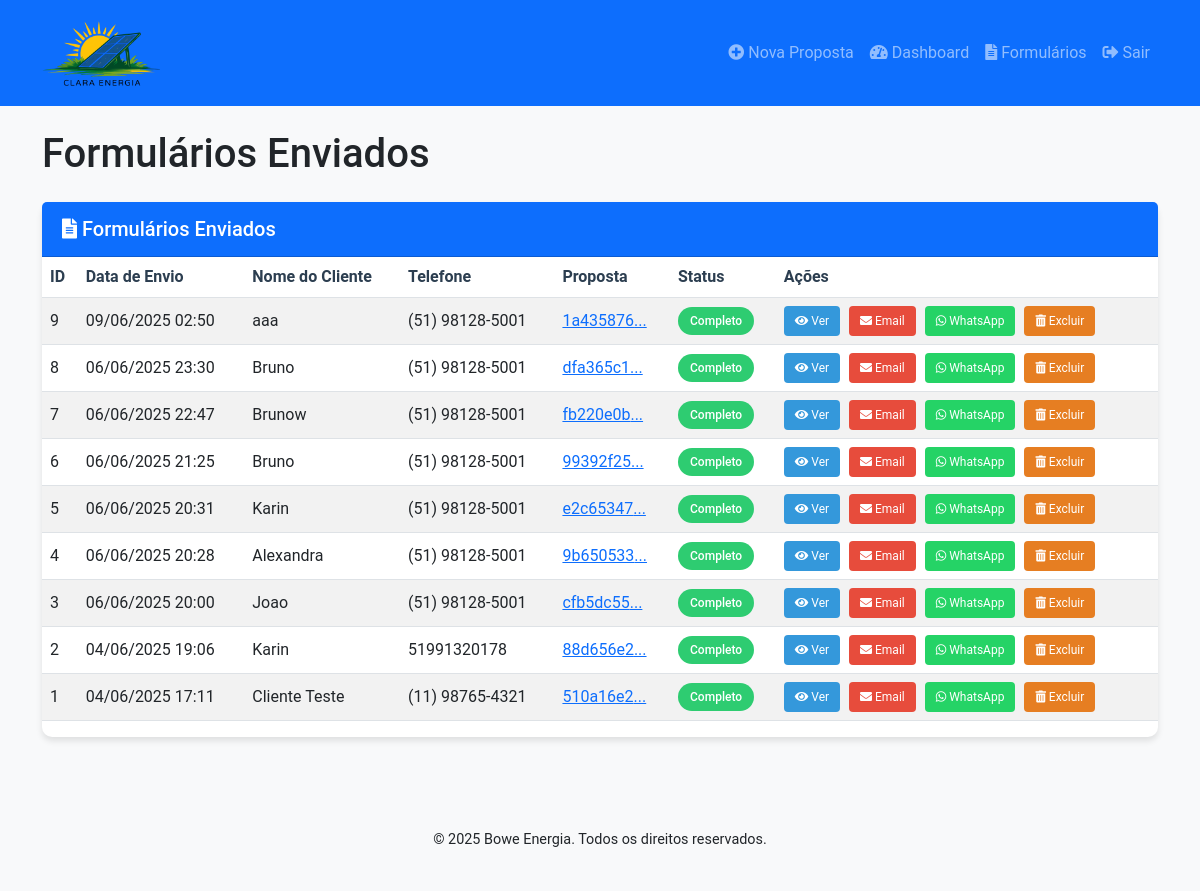
/admin/formularios (signed in), run on an earlier commit of the app's database.
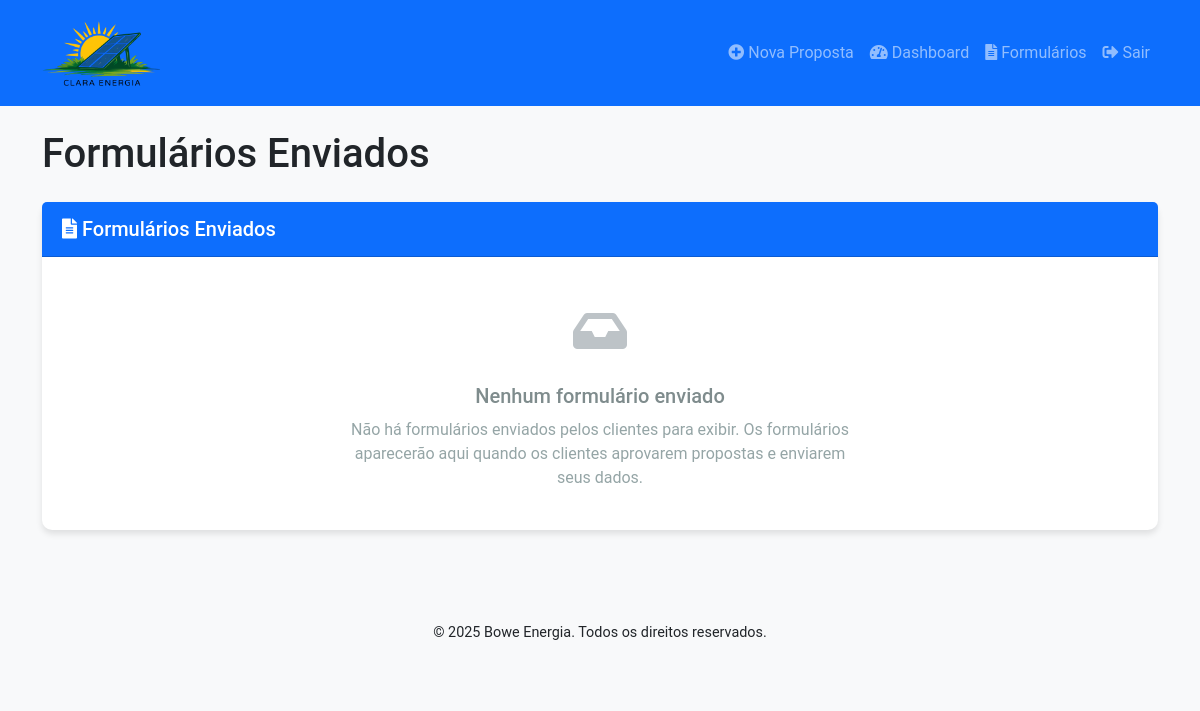
And on a later commit of the database.
### src/models/formulario.py (models this page shows, shortened)
class FormularioCliente(db.Model):
    __tablename__ = 'formularios_cliente'
    id = db.Column(db.Integer, primary_key=True)
    proposta_id = db.Column(db.Integer, db.ForeignKey('propostas.id'), nullable=False)
    data_submissao = db.Column(db.DateTime, default=datetime.utcnow)
    nome_completo = db.Column(db.String(150), nullable=False)
    telefone = db.Column(db.String(20), nullable=False)
    email = db.Column(db.String(150), nullable=True)
    estado_civil = db.Column(db.String(50), nullable=True)
    cpf = db.Column(db.String(20), nullable=True)
    rg = db.Column(db.String(20), nullable=True)
    naturalidade = db.Column(db.String(100), nullable=True)
    documento_filename = db.Column(db.String(255), nullable=False)
    conta_luz_filename = db.Column(db.String(255), nullable=False)
    proposta = db.relationship('Proposta', backref=db.backref('formulario', uselist=False))

### src/routes/formulario.py (the view)
@formulario_bp.route('/admin/formularios')
def admin_formularios():
    if 'logged_in' not in session:
        flash('Acesso restrito. Por favor, faça login.', 'error')
        return redirect(url_for('dashboard.login'))
    formularios = FormularioCliente.query.order_by(FormularioCliente.data_submissao.desc()).all()
    return render_template('admin_formularios.html', formularios=formularios)

### src/templates/admin_formularios.html (shortened to what this page needs)
{% extends "base.html" %}
{% block styles %}
<link href="https://cdnjs.cloudflare.com/ajax/libs/font-awesome/5.15.4/css/all.min.css" rel="stylesheet">
{% endblock %}
{% block content %}
<div class="container mt-4">
    <div class="row">
        <div class="col-md-12">
            <h1 class="mb-4">Formulários Enviados</h1>
            <div class="card">
                <div class="card-header bg-primary text-white">
                    <h5 class="mb-0"><i class="fas fa-file-alt"></i> Formulários Enviados</h5>
                </div>
                <div class="table-responsive">
                    {% if formularios %}
                    <table class="table table-striped table-hover">
                        <thead>
                            <tr>
                                <th>ID</th>
                                <th>Data de Envio</th>
                                <th>Nome do Cliente</th>
                                <th>Telefone</th>
                                <th>Proposta</th>
                                <th>Status</th>
                                <th>Ações</th>
                            </tr>
                        </thead>
                        <tbody>
                            {% for formulario in formularios %}
                            <tr>
                                <td>{{ formulario.id }}</td>
                                <td>{{ formulario.data_submissao.strftime('%d/%m/%Y %H:%M') }}</td>
                                <td>{{ formulario.nome_completo }}</td>
                                <td>{{ formulario.telefone }}</td>
                                <td>
                                    <a href="{{ url_for('proposta.visualizar', id_publico=formulario.proposta.id_publico) }}" target="_blank">
                                        {{ formulario.proposta.id_publico[:8] }}...
                                    </a>
                                </td>
                                <td><span class="badge badge-success">Completo</span></td>
                                <td>
                                    <a href="{{ url_for('formulario.admin_formulario_detalhe', id=formulario.id) }}" class="btn btn-sm btn-view">
                                        <i class="fas fa-eye"></i> Ver
                                    </a>
                                    <a href="mailto:{{ formulario.proposta.email_indicado }}" class="btn btn-sm btn-email">
                                        <i class="fas fa-envelope"></i> Email
                                    </a>
                                    <a href="https://wa.me/55{{ formulario.telefone|replace('(', '')|replace(')', '')|replace('-', '')|replace(' ', '') }}" target="_blank" class="btn btn-sm btn-whatsapp">
                                        <i class="fab fa-whatsapp"></i> WhatsApp
                                    </a>
                                    <a href="#" class="btn btn-sm btn-delete" data-id="{{ formulario.id }}" data-toggle="modal" data-target="#confirmDeleteModal">
                                        <i class="fas fa-trash-alt"></i> Excluir
                                    </a>
                                </td>
                            </tr>
                            {% endfor %}
                        </tbody>
                    </table>
                    {% else %}
                    <div class="empty-state">
                        <div class="empty-icon"><i class="fas fa-inbox"></i></div>
                        <h3 class="empty-title">Nenhum formulário enviado</h3>
                        <p class="empty-message">Não há formulários enviados pelos clientes para exibir. Os formulários aparecerão aqui quando os clientes aprovarem propostas e enviarem seus dados.</p>
                    </div>
                    {% endif %}
                </div>
            </div>
        </div>
    </div>
</div>
{% endblock %}

What changed in the data, as far as the page shows it:
removed FormularioCliente: id "9", data_submissao "09/06/2025 02:50", nome_completo "aaa", telefone "(51) 98128-5001", proposta "1a435876"
removed FormularioCliente: id "8", data_submissao "06/06/2025 23:30", nome_completo "Bruno", telefone "(51) 98128-5001", proposta "dfa365c1"
removed FormularioCliente: id "7", data_submissao "06/06/2025 22:47", nome_completo "Brunow", telefone "(51) 98128-5001", proposta "fb220e0b"
removed FormularioCliente: id "6", data_submissao "06/06/2025 21:25", nome_completo "Bruno", telefone "(51) 98128-5001", proposta "99392f25"
removed FormularioCliente: id "5", data_submissao "06/06/2025 20:31", nome_completo "Karin", telefone "(51) 98128-5001", proposta "e2c65347"
removed FormularioCliente: id "4", data_submissao "06/06/2025 20:28", nome_completo "Alexandra", telefone "(51) 98128-5001", proposta "9b650533"
removed FormularioCliente: id "3", data_submissao "06/06/2025 20:00", nome_completo "Joao", telefone "(51) 98128-5001", proposta "cfb5dc55"
removed FormularioCliente: id "2", data_submissao "04/06/2025 19:06", nome_completo "Karin", telefone "51991320178", proposta "88d656e2"
removed FormularioCliente: id "1", data_submissao "04/06/2025 17:11", nome_completo "Cliente Teste", telefone "(11) 98765-4321", proposta "510a16e2"
Also different on the page:
text no longer shown: "ID Data de Envio Nome do Cliente Telefone Proposta Status Ações"
text now shown: "Nenhum formulário enviado Não há formulários enviados pelos clientes para exibir. Os formulários aparecerão aqui quando os clientes aprovarem propostas e enviarem seus dados."
